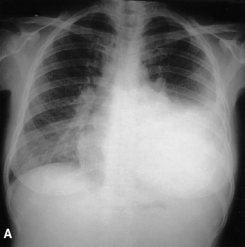
#> input picture images/PTCL-U_hypereosinophilia.png, 245 x 247 px, found by its file name
$ python morofo1.py
#> lines starting #> are read from the running program, lines starting #| are printed output that depends on the picture; after the words box and inside, x2 and y2 are one past the last pixel; in counts of white or black regions, pixels touching at a corner belong together
import cv2
import numpy as np

# Leer la imagen de la radiografía en escala de grises
image = cv2.imread('images\PTCL-U_hypereosinophilia.png', cv2.IMREAD_GRAYSCALE)
#> image is the input picture: shape (247, 245); min 6, max 254, mean 126.2

# Umbralizar la imagen para obtener una máscara de las regiones negras (aire)
_, binary_image = cv2.threshold(image, 70, 255, cv2.THRESH_BINARY)
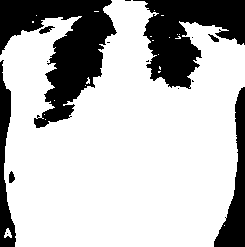
#> binary_image: shape (247, 245); 73.9% white; 15 black regions (8 under 20 px), largest, box (x1, y1, x2, y2) and area: (0, 0, 117, 128) 6888, (133, 0, 245, 89) 5274, (214, 87, 245, 247) 2027

# Definir el kernel para las operaciones morfológicas
kernel = cv2.getStructuringElement(cv2.MORPH_RECT, (5, 5))

# Aplicar la operación de cierre para cerrar los agujeros en las regiones negras
closed_image = cv2.morphologyEx(binary_image, cv2.MORPH_CLOSE, kernel)
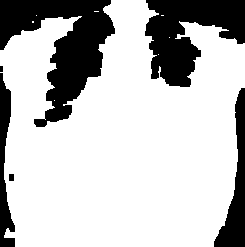
#> closed_image: shape (247, 245); 74.9% white; 6 black regions (1 under 20 px), largest, box (x1, y1, x2, y2) and area: (0, 0, 115, 127) 6663, (145, 0, 245, 87) 5086, (214, 88, 245, 247) 2009, (0, 73, 15, 247) 1384, (9, 174, 14, 181) 35

# Aplicar la operación de apertura para eliminar las pequeñas regiones de aire
opened_image = cv2.morphologyEx(closed_image, cv2.MORPH_OPEN, kernel)
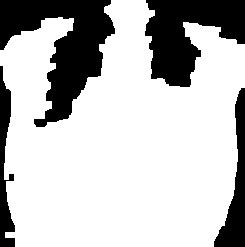
#> opened_image: shape (247, 245); 74.5% white; 4 black regions, box (x1, y1, x2, y2) and area: (0, 0, 115, 127) 6756, (145, 0, 245, 87) 5203, (214, 88, 245, 247) 2010, (0, 66, 15, 247) 1462

# Mostrar la imagen original y la imagen procesada
cv2.imshow('Imagen original', binary_image)
cv2.imshow('Imagen procesada', opened_image)
cv2.waitKey(0)
cv2.destroyAllWindows()

$ run again, with images/Carbimazole_induced.png copied over images/PTCL-U_hypereosinophilia.png
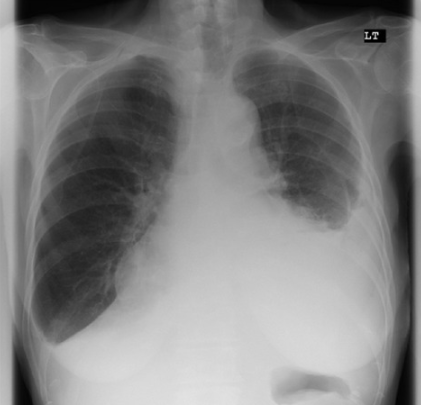
#> input picture images/Carbimazole_induced.png, 421 x 405 px, found by its file name
#> image is the input picture: shape (405, 421); min 0, max 227, mean 127.5
#> `_, binary_image = cv2.threshold(image, 70, 255, cv2.THRESH_BINARY)`:
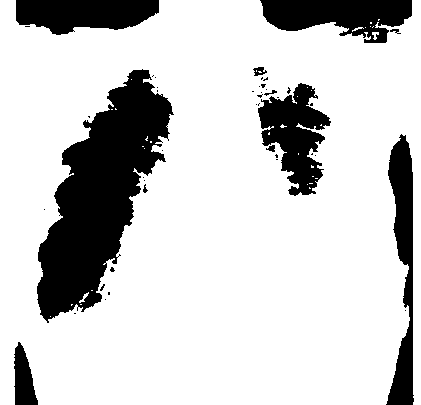
#> binary_image: shape (405, 421); 79.8% white; 44 black regions (33 under 20 px), largest, box (x1, y1, x2, y2) and area: (37, 69, 174, 323) 16627, (258, 83, 331, 196) 4336, (260, 0, 412, 43) 4294
#> closed_image: shape (405, 421); 80.6% white; 12 black regions, largest, box (x1, y1, x2, y2) and area: (37, 70, 172, 319) 16266, (258, 84, 329, 195) 4037, (261, 0, 412, 32) 3877
#> `opened_image = cv2.morphologyEx(closed_image, cv2.MORPH_OPEN, kernel)`:
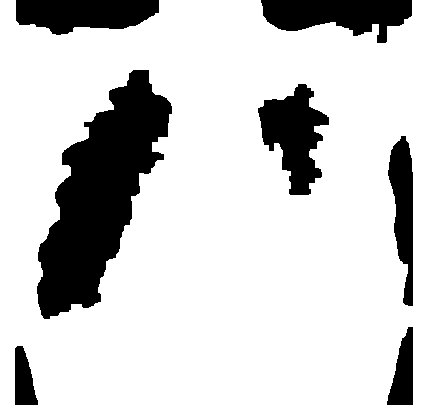
#> opened_image: shape (405, 421); 80.3% white; 7 black regions, largest, box (x1, y1, x2, y2) and area: (37, 70, 172, 319) 16461, (258, 84, 329, 195) 4311, (261, 0, 412, 43) 4153

$ run again, with images/Carcinoid_Rare_Koch.png copied over images/PTCL-U_hypereosinophilia.png
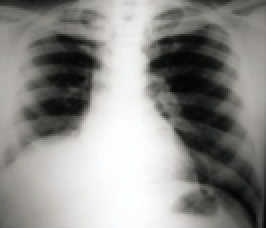
#> input picture images/Carcinoid_Rare_Koch.png, 133 x 114 px, found by its file name (shown 2 times larger)
#> `_, binary_image = cv2.threshold(image, 70, 255, cv2.THRESH_BINARY)`:
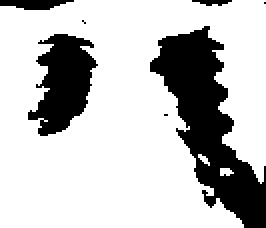
#> binary_image: shape (114, 133) (shown 2 times larger); 75.7% white; 7 black regions (3 under 20 px), largest, box (x1, y1, x2, y2) and area: (75, 13, 133, 114) 2437, (14, 17, 49, 68) 1069, (0, 0, 37, 5) 132, (96, 0, 116, 3) 39
#> closed_image: shape (114, 133); 77.5% white; 3 black regions, box (x1, y1, x2, y2) and area: (75, 15, 133, 114) 2329, (19, 17, 47, 67) 968, (0, 0, 30, 5) 122
#> `opened_image = cv2.morphologyEx(closed_image, cv2.MORPH_OPEN, kernel)`:
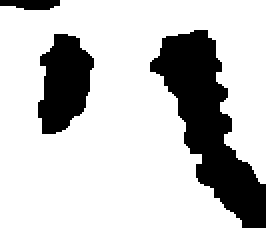
#> opened_image: shape (114, 133) (shown 2 times larger); 77% white; 3 black regions, box (x1, y1, x2, y2) and area: (75, 15, 133, 114) 2381, (19, 17, 47, 67) 981, (0, 0, 30, 5) 122

$ run again, with images/Frontal_Lung_Xray.png copied over images/PTCL-U_hypereosinophilia.png
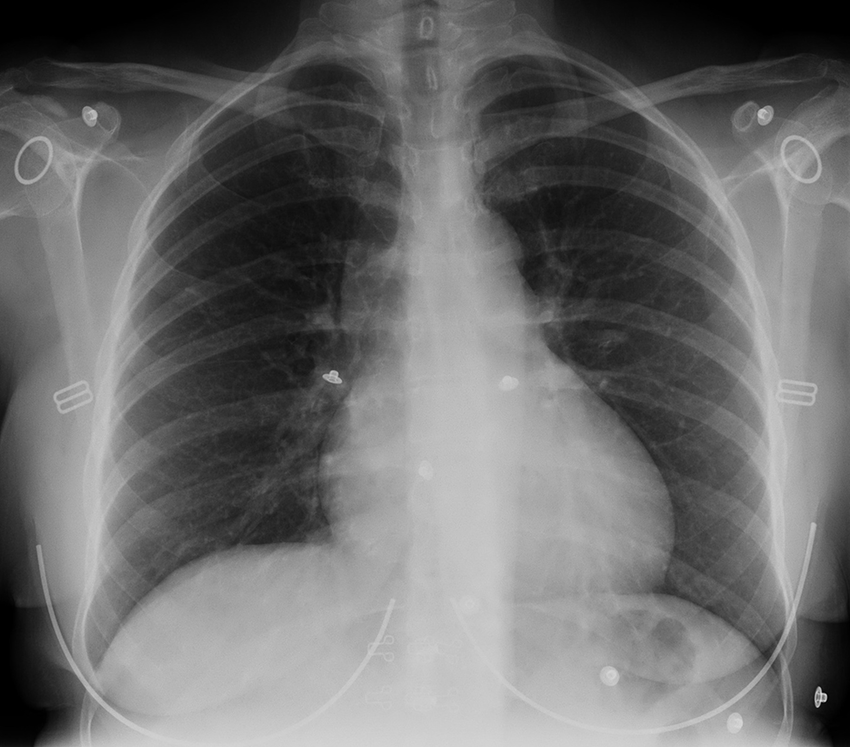
#> input picture images/Frontal_Lung_Xray.png, 850 x 747 px, found by its file name
#> image is the input picture: shape (747, 850); min 0, max 223, mean 108.5
#> `_, binary_image = cv2.threshold(image, 70, 255, cv2.THRESH_BINARY)`:
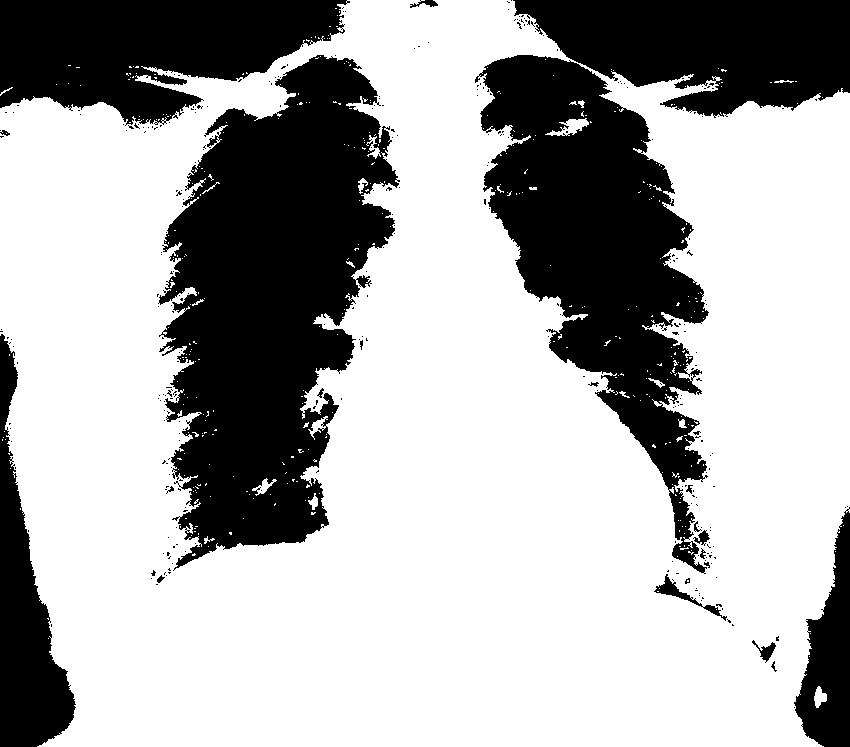
#> binary_image: shape (747, 850); 67.2% white; 316 black regions (295 under 20 px), largest, box (x1, y1, x2, y2) and area: (158, 55, 400, 571) 74801, (475, 55, 709, 574) 53144, (0, 0, 350, 126) 29649
#> closed_image: shape (747, 850); 68.4% white; 24 black regions, largest, box (x1, y1, x2, y2) and area: (160, 57, 396, 557) 71589, (481, 55, 706, 487) 50100, (0, 0, 346, 120) 28852
#> `opened_image = cv2.morphologyEx(closed_image, cv2.MORPH_OPEN, kernel)`:
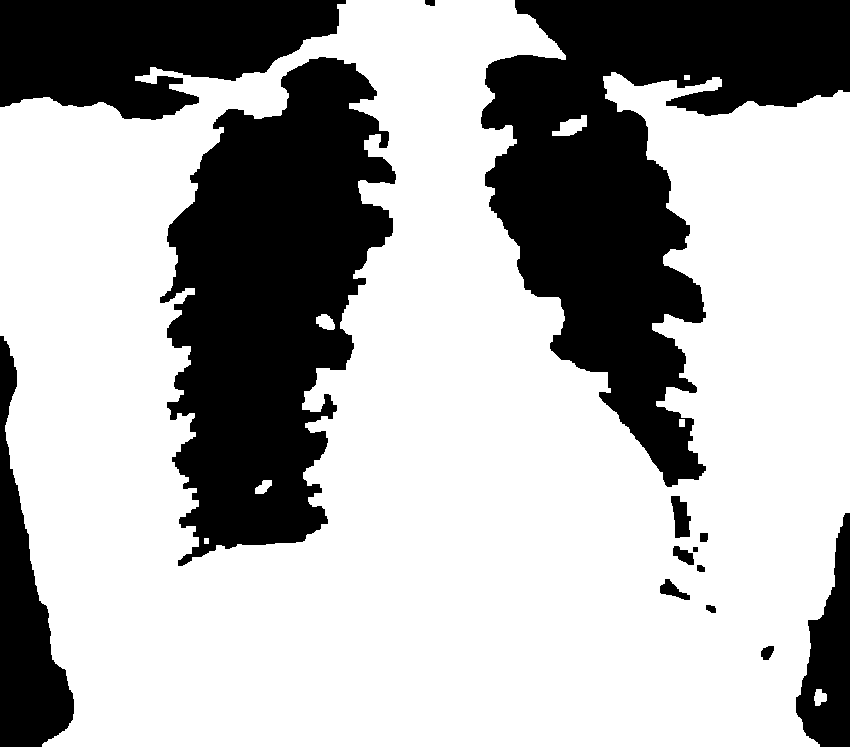
#> opened_image: shape (747, 850); 67.9% white; 14 black regions, largest, box (x1, y1, x2, y2) and area: (481, 0, 850, 487) 79155, (160, 57, 396, 566) 73060, (0, 0, 346, 120) 29220
